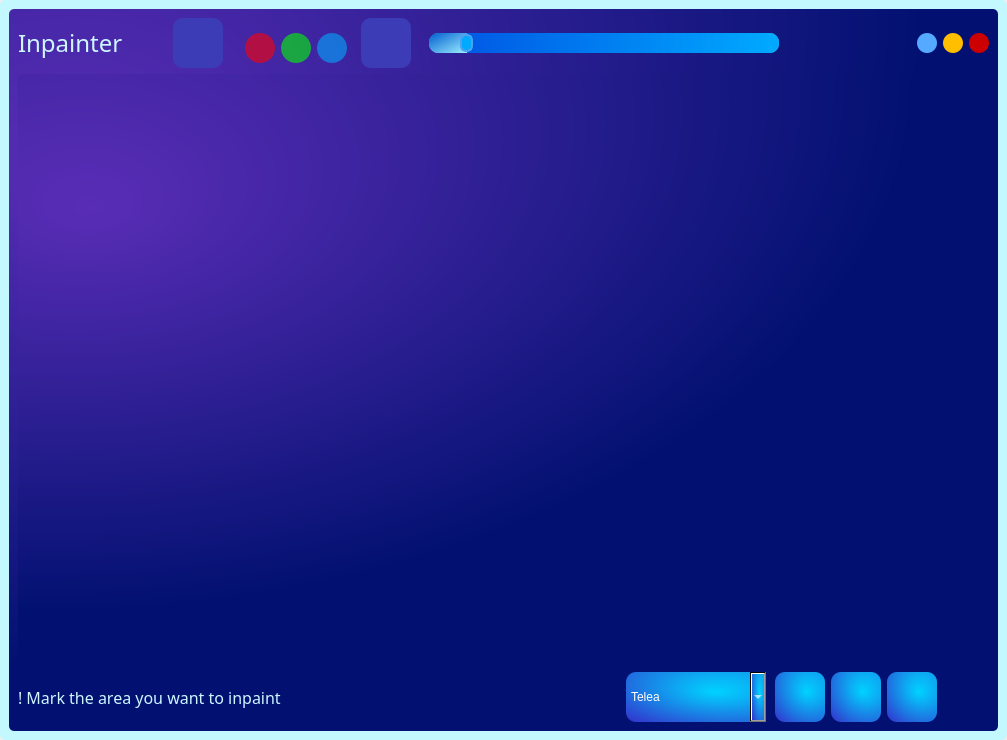
<?xml version="1.0" encoding="UTF-8"?>
<ui version="4.0">
 <class>MainWindow</class>
 <widget class="QMainWindow" name="MainWindow">
  <property name="enabled">
   <bool>true</bool>
  </property>
  <property name="geometry">
   <rect>
    <x>0</x>
    <y>0</y>
    <width>1007</width>
    <height>740</height>
   </rect>
  </property>
  <property name="sizePolicy">
   <sizepolicy hsizetype="Expanding" vsizetype="Expanding">
    <horstretch>0</horstretch>
    <verstretch>0</verstretch>
   </sizepolicy>
  </property>
  <property name="minimumSize">
   <size>
    <width>1007</width>
    <height>740</height>
   </size>
  </property>
  <property name="maximumSize">
   <size>
    <width>1920</width>
    <height>1080</height>
   </size>
  </property>
  <property name="mouseTracking">
   <bool>false</bool>
  </property>
  <property name="focusPolicy">
   <enum>Qt::ClickFocus</enum>
  </property>
  <property name="windowTitle">
   <string>Inpainter</string>
  </property>
  <property name="windowIcon">
   <iconset resource="resources/inpainter_resources.qrc">
    <normaloff>:/icons/brush_icon.png</normaloff>:/icons/brush_icon.png</iconset>
  </property>
  <property name="styleSheet">
   <string notr="true"/>
  </property>
  <widget class="QWidget" name="main_widget">
   <property name="sizePolicy">
    <sizepolicy hsizetype="Fixed" vsizetype="Fixed">
     <horstretch>0</horstretch>
     <verstretch>0</verstretch>
    </sizepolicy>
   </property>
   <property name="styleSheet">
    <string notr="true">background-color: rgb(196, 248, 255);
border-radius: 5px;</string>
   </property>
   <layout class="QGridLayout" name="gridLayout">
    <item row="1" column="0">
     <widget class="QFrame" name="main_frame">
      <property name="sizePolicy">
       <sizepolicy hsizetype="Expanding" vsizetype="Expanding">
        <horstretch>0</horstretch>
        <verstretch>0</verstretch>
       </sizepolicy>
      </property>
      <property name="minimumSize">
       <size>
        <width>987</width>
        <height>720</height>
       </size>
      </property>
      <property name="acceptDrops">
       <bool>false</bool>
      </property>
      <property name="styleSheet">
       <string notr="true">QFrame{
background-color: qradialgradient(spread:pad, cx:0.016, cy:0, radius:0.907, fx:0.075, fy:0.227273, stop:0 rgba(89, 45, 182, 255), stop:1 rgba(2, 17, 113, 255));
}
QLabel{
font-family : &quot;Source Serif Pro SemiBold&quot;;
}
</string>
      </property>
      <property name="frameShape">
       <enum>QFrame::NoFrame</enum>
      </property>
      <property name="frameShadow">
       <enum>QFrame::Raised</enum>
      </property>
      <layout class="QGridLayout" name="gridLayout_2">
       <item row="0" column="35">
        <widget class="QPushButton" name="max_button">
         <property name="sizePolicy">
          <sizepolicy hsizetype="Preferred" vsizetype="Preferred">
           <horstretch>0</horstretch>
           <verstretch>0</verstretch>
          </sizepolicy>
         </property>
         <property name="minimumSize">
          <size>
           <width>20</width>
           <height>20</height>
          </size>
         </property>
         <property name="maximumSize">
          <size>
           <width>20</width>
           <height>20</height>
          </size>
         </property>
         <property name="font">
          <font>
           <family>Source Serif Pro SemiBold</family>
           <pointsize>14</pointsize>
           <weight>75</weight>
           <bold>true</bold>
          </font>
         </property>
         <property name="layoutDirection">
          <enum>Qt::RightToLeft</enum>
         </property>
         <property name="styleSheet">
          <string notr="true">QPushButton{
border-radius: 10px;
color: rgb(255, 191, 0);
background-color: rgb(255, 191, 0);
}
QPushButton:hover{
color:rgb(255, 191, 0);
background-color:rgba(255, 191, 0, 150)
}
QPushButton:pressed{
color:rgba(255, 191, 0, 55);
background-color:rgba(255, 191, 0, 55);
}
</string>
         </property>
         <property name="text">
          <string>¤</string>
         </property>
        </widget>
       </item>
       <item row="1" column="0" colspan="37">
        <widget class="QFrame" name="view_frame">
         <property name="sizePolicy">
          <sizepolicy hsizetype="Expanding" vsizetype="Expanding">
           <horstretch>0</horstretch>
           <verstretch>0</verstretch>
          </sizepolicy>
         </property>
         <property name="minimumSize">
          <size>
           <width>969</width>
           <height>573</height>
          </size>
         </property>
         <property name="mouseTracking">
          <bool>true</bool>
         </property>
         <property name="styleSheet">
          <string notr="true">QScrollBar{
background: rgb(0, 170, 255);
}
</string>
         </property>
         <property name="frameShape">
          <enum>QFrame::NoFrame</enum>
         </property>
         <property name="frameShadow">
          <enum>QFrame::Plain</enum>
         </property>
        </widget>
       </item>
       <item row="0" column="0">
        <widget class="QLabel" name="title_label">
         <property name="sizePolicy">
          <sizepolicy hsizetype="Preferred" vsizetype="Preferred">
           <horstretch>0</horstretch>
           <verstretch>0</verstretch>
          </sizepolicy>
         </property>
         <property name="minimumSize">
          <size>
           <width>150</width>
           <height>21</height>
          </size>
         </property>
         <property name="maximumSize">
          <size>
           <width>197</width>
           <height>56</height>
          </size>
         </property>
         <property name="font">
          <font>
           <family>Fira Code SemiBold</family>
           <pointsize>18</pointsize>
           <weight>7</weight>
           <italic>false</italic>
           <bold>false</bold>
          </font>
         </property>
         <property name="styleSheet">
          <string notr="true">background-color: none;
color: rgb(205, 246, 255);
font: 63 18pt &quot;Fira Code SemiBold&quot;;</string>
         </property>
         <property name="text">
          <string>Inpainter</string>
         </property>
        </widget>
       </item>
       <item row="2" column="0" colspan="21">
        <widget class="QLabel" name="info_label">
         <property name="sizePolicy">
          <sizepolicy hsizetype="Minimum" vsizetype="Minimum">
           <horstretch>0</horstretch>
           <verstretch>0</verstretch>
          </sizepolicy>
         </property>
         <property name="minimumSize">
          <size>
           <width>400</width>
           <height>21</height>
          </size>
         </property>
         <property name="maximumSize">
          <size>
           <width>801</width>
           <height>56</height>
          </size>
         </property>
         <property name="font">
          <font>
           <family>Fira Code SemiBold</family>
           <pointsize>12</pointsize>
           <weight>7</weight>
           <italic>false</italic>
           <bold>false</bold>
          </font>
         </property>
         <property name="styleSheet">
          <string notr="true">background-color: none;
color: rgb(205, 246, 255);
font: 63 12pt &quot;Fira Code SemiBold&quot;;</string>
         </property>
         <property name="text">
          <string>! Mark the area you want to inpaint</string>
         </property>
        </widget>
       </item>
       <item row="0" column="36">
        <widget class="QPushButton" name="back_button">
         <property name="sizePolicy">
          <sizepolicy hsizetype="Preferred" vsizetype="Preferred">
           <horstretch>0</horstretch>
           <verstretch>0</verstretch>
          </sizepolicy>
         </property>
         <property name="minimumSize">
          <size>
           <width>20</width>
           <height>20</height>
          </size>
         </property>
         <property name="maximumSize">
          <size>
           <width>20</width>
           <height>20</height>
          </size>
         </property>
         <property name="font">
          <font>
           <family>Droid Sans Fallback</family>
           <pointsize>10</pointsize>
           <weight>75</weight>
           <bold>true</bold>
          </font>
         </property>
         <property name="layoutDirection">
          <enum>Qt::RightToLeft</enum>
         </property>
         <property name="styleSheet">
          <string notr="true">QPushButton{
border-radius: 10px;
color: rgb(204,0,0);
background-color: rgb(204, 0, 0);
}
QPushButton:hover{
color:rgb(204, 0, 0);
background-color:rgba(204, 0, 0, 150)
}
QPushButton:pressed{
color: rgba(204, 0, 0, 55);
background-color:rgba(204, 0, 0, 55)
}
</string>
         </property>
         <property name="text">
          <string>X</string>
         </property>
        </widget>
       </item>
       <item row="2" column="33">
        <widget class="QPushButton" name="save_button">
         <property name="sizePolicy">
          <sizepolicy hsizetype="Fixed" vsizetype="Fixed">
           <horstretch>0</horstretch>
           <verstretch>0</verstretch>
          </sizepolicy>
         </property>
         <property name="minimumSize">
          <size>
           <width>50</width>
           <height>50</height>
          </size>
         </property>
         <property name="maximumSize">
          <size>
           <width>50</width>
           <height>50</height>
          </size>
         </property>
         <property name="toolTip">
          <string>save image</string>
         </property>
         <property name="styleSheet">
          <string notr="true">QPushButton{
border-image: url(:/icons/save_icon.png) 1 1 1 1;
border-radius: 10px;
background-color:qradialgradient(spread:repeat, cx:1, cy:0, radius:1.799, fx:0.624, fy:0.403, stop:0 rgba(0, 210, 255, 255), stop:0.642045 rgba(48, 59, 207, 255));
}
QPushButton:hover{
background-color:qlineargradient(spread:repeat, x1:0, y1:0, x2:1, y2:1, stop:0 rgba(0, 2, 102, 255), stop:1 rgba(0, 170, 255, 255));
}
QPushButton:pressed{
background-color:qlineargradient(spread:repeat, x1:0, y1:0, x2:1, y2:1, stop:0 rgba(0, 29, 90, 255), stop:1 rgba(0, 105, 158, 255));
}</string>
         </property>
         <property name="text">
          <string/>
         </property>
        </widget>
       </item>
       <item row="0" column="34">
        <widget class="QPushButton" name="min_button">
         <property name="sizePolicy">
          <sizepolicy hsizetype="Preferred" vsizetype="Preferred">
           <horstretch>0</horstretch>
           <verstretch>0</verstretch>
          </sizepolicy>
         </property>
         <property name="minimumSize">
          <size>
           <width>20</width>
           <height>20</height>
          </size>
         </property>
         <property name="maximumSize">
          <size>
           <width>20</width>
           <height>20</height>
          </size>
         </property>
         <property name="font">
          <font>
           <family>Source Serif Pro SemiBold</family>
           <pointsize>18</pointsize>
           <weight>75</weight>
           <bold>true</bold>
          </font>
         </property>
         <property name="layoutDirection">
          <enum>Qt::RightToLeft</enum>
         </property>
         <property name="styleSheet">
          <string notr="true">QPushButton{
border-radius: 10px;
color: rgb(85, 170, 255);
background-color: rgb(85, 170, 255)
}
QPushButton:hover{
color:rgb(85, 170, 255);
background-color:rgba(85, 170, 255, 150)
}
QPushButton:pressed{
color:rgba(85, 170, 255, 55);
background-color:rgba(85, 170, 255, 55)
}
</string>
         </property>
         <property name="text">
          <string>-</string>
         </property>
        </widget>
       </item>
       <item row="2" column="34">
        <widget class="QPushButton" name="inpaint_button">
         <property name="sizePolicy">
          <sizepolicy hsizetype="Fixed" vsizetype="Fixed">
           <horstretch>0</horstretch>
           <verstretch>0</verstretch>
          </sizepolicy>
         </property>
         <property name="minimumSize">
          <size>
           <width>50</width>
           <height>50</height>
          </size>
         </property>
         <property name="maximumSize">
          <size>
           <width>50</width>
           <height>50</height>
          </size>
         </property>
         <property name="toolTip">
          <string>press here to inpaint the marked area</string>
         </property>
         <property name="styleSheet">
          <string notr="true">QPushButton{
border-image: url(:/icons/done_icon.png) 1 1 1 1;
border-radius: 10px;
background-color:qradialgradient(spread:repeat, cx:1, cy:0, radius:1.799, fx:0.624, fy:0.403, stop:0 rgba(0, 210, 255, 255), stop:0.642045 rgba(48, 59, 207, 255));
}
QPushButton:hover{
background-color:qlineargradient(spread:repeat, x1:0, y1:0, x2:1, y2:1, stop:0 rgba(0, 2, 102, 255), stop:1 rgba(0, 170, 255, 255));
}
QPushButton:pressed{
background-color:qlineargradient(spread:repeat, x1:0, y1:0, x2:1, y2:1, stop:0 rgba(0, 29, 90, 255), stop:1 rgba(0, 105, 158, 255));
}</string>
         </property>
         <property name="text">
          <string/>
         </property>
        </widget>
       </item>
       <item row="2" column="32">
        <widget class="QPushButton" name="reset_button">
         <property name="sizePolicy">
          <sizepolicy hsizetype="Fixed" vsizetype="Fixed">
           <horstretch>0</horstretch>
           <verstretch>0</verstretch>
          </sizepolicy>
         </property>
         <property name="minimumSize">
          <size>
           <width>50</width>
           <height>50</height>
          </size>
         </property>
         <property name="maximumSize">
          <size>
           <width>50</width>
           <height>50</height>
          </size>
         </property>
         <property name="toolTip">
          <string>undo all operations</string>
         </property>
         <property name="styleSheet">
          <string notr="true">QPushButton{
border-image: url(:/icons/reset_icon.png) 1 1 1 1;
border-radius: 10px;
background-color:qradialgradient(spread:repeat, cx:1, cy:0, radius:1.799, fx:0.624, fy:0.403, stop:0 rgba(0, 210, 255, 255), stop:0.642045 rgba(48, 59, 207, 255));
}
QPushButton:hover{
background-color:qlineargradient(spread:repeat, x1:0, y1:0, x2:1, y2:1, stop:0 rgba(0, 2, 102, 255), stop:1 rgba(0, 170, 255, 255));
}
QPushButton:pressed{
background-color:qlineargradient(spread:repeat, x1:0, y1:0, x2:1, y2:1, stop:0 rgba(0, 29, 90, 255), stop:1 rgba(0, 105, 158, 255));
}</string>
         </property>
         <property name="text">
          <string/>
         </property>
        </widget>
       </item>
       <item row="2" column="28">
        <widget class="QComboBox" name="choose_method">
         <property name="minimumSize">
          <size>
           <width>140</width>
           <height>50</height>
          </size>
         </property>
         <property name="toolTip">
          <string>select algorithm for inpainting</string>
         </property>
         <property name="styleSheet">
          <string notr="true">font: 63 11pt &quot;Fira Code SemiBold&quot;;
color:rgb(255, 255, 255);
border-radius: 10px;
background:qradialgradient(spread:repeat, cx:1, cy:0, radius:1.799, fx:0.624, fy:0.403, stop:0 rgba(0, 210, 255, 255), stop:0.642045 rgba(48, 59, 207, 255))</string>
         </property>
         <property name="duplicatesEnabled">
          <bool>false</bool>
         </property>
         <item>
          <property name="text">
           <string>Telea</string>
          </property>
         </item>
         <item>
          <property name="text">
           <string>Navier-Stokes</string>
          </property>
         </item>
        </widget>
       </item>
       <item row="0" column="8">
        <widget class="QPushButton" name="green_marker">
         <property name="sizePolicy">
          <sizepolicy hsizetype="Preferred" vsizetype="Preferred">
           <horstretch>0</horstretch>
           <verstretch>0</verstretch>
          </sizepolicy>
         </property>
         <property name="minimumSize">
          <size>
           <width>30</width>
           <height>30</height>
          </size>
         </property>
         <property name="maximumSize">
          <size>
           <width>20</width>
           <height>20</height>
          </size>
         </property>
         <property name="font">
          <font>
           <family>Source Serif Pro SemiBold</family>
           <pointsize>18</pointsize>
           <weight>75</weight>
           <bold>true</bold>
          </font>
         </property>
         <property name="toolTip">
          <string>green marker</string>
         </property>
         <property name="layoutDirection">
          <enum>Qt::RightToLeft</enum>
         </property>
         <property name="styleSheet">
          <string notr="true">QPushButton{
border-radius: 15px;
color: rgb(85, 170, 255);
background-color: rgba(0,255, 0,150)
}
QPushButton:hover{
color:rgb(85, 170, 255);
background-color:rgba(0,255, 0,200);
}
QPushButton:pressed{
color:rgba(85, 170, 255, 55);
background-color:rgba(0,255,0,50);
}
QPushButton[selected=true]{
background-color:rgba(0,255,0,200);
border: 2px solid rgb(255, 134, 227);
}
</string>
         </property>
         <property name="text">
          <string/>
         </property>
        </widget>
       </item>
       <item row="0" column="9">
        <widget class="QPushButton" name="blue_marker">
         <property name="sizePolicy">
          <sizepolicy hsizetype="Preferred" vsizetype="Preferred">
           <horstretch>0</horstretch>
           <verstretch>0</verstretch>
          </sizepolicy>
         </property>
         <property name="minimumSize">
          <size>
           <width>30</width>
           <height>30</height>
          </size>
         </property>
         <property name="maximumSize">
          <size>
           <width>20</width>
           <height>20</height>
          </size>
         </property>
         <property name="font">
          <font>
           <family>Source Serif Pro SemiBold</family>
           <pointsize>18</pointsize>
           <weight>75</weight>
           <bold>true</bold>
          </font>
         </property>
         <property name="toolTip">
          <string>blue marker</string>
         </property>
         <property name="layoutDirection">
          <enum>Qt::RightToLeft</enum>
         </property>
         <property name="styleSheet">
          <string notr="true">QPushButton{
border-radius: 15px;
color: rgb(85, 170, 255);
background-color: rgba(0, 170, 255,150);
}
QPushButton:hover{
color:rgb(85, 170, 255);
background-color:rgba(0, 170,255,200);
}
QPushButton:pressed{
color:rgba(85, 170, 255, 55);
background-color:rgba(0,170,200,50);
}
QPushButton[selected=true]{
background-color:rgba(0, 170,200,200);
border: 2px solid rgb(255, 134, 227);
}
</string>
         </property>
         <property name="text">
          <string/>
         </property>
        </widget>
       </item>
       <item row="0" column="16">
        <widget class="QSlider" name="marker_width_slider">
         <property name="sizePolicy">
          <sizepolicy hsizetype="Expanding" vsizetype="Fixed">
           <horstretch>0</horstretch>
           <verstretch>0</verstretch>
          </sizepolicy>
         </property>
         <property name="minimumSize">
          <size>
           <width>350</width>
           <height>40</height>
          </size>
         </property>
         <property name="maximumSize">
          <size>
           <width>600</width>
           <height>40</height>
          </size>
         </property>
         <property name="toolTip">
          <string>width of marker or eraser</string>
         </property>
         <property name="toolTipDuration">
          <number>-1</number>
         </property>
         <property name="styleSheet">
          <string notr="true">QSlider{
background-color: None;
}


QSlider::groove:horizontal {
border: 1px solid #999999;
height: 18px;
border-radius: 9px;
}

QSlider::handle:horizontal {
width: 9px;
height:18px;
background:rgb(0, 170, 255);
border-radius: 6px;
border: 2px solid rgb(80, 160, 240);
}

QSlider::add-page:qlineargradient {
background:qlineargradient(spread:repeat, x1:0, y1:0, x2:1, y2:0, stop:0 rgba(0, 91, 229, 255), stop:1 rgba(0, 170, 255, 255));
border-top-right-radius: 9px;
border-bottom-right-radius: 9px;
border-top-left-radius: 0px;
border-bottom-left-radius: 0px;
}

QSlider::sub-page:qlineargradient {
background:qlineargradient(spread:pad, x1:0, y1:0, x2:1, y2:1, stop:0 rgba(0, 93, 208, 255), stop:1 rgba(156, 239, 255, 255));
border-top-right-radius: 0px;
border-bottom-right-radius: 0px;
border-top-left-radius: 9px;
border-bottom-left-radius: 9px;
}</string>
         </property>
         <property name="minimum">
          <number>1</number>
         </property>
         <property name="maximum">
          <number>100</number>
         </property>
         <property name="sliderPosition">
          <number>10</number>
         </property>
         <property name="orientation">
          <enum>Qt::Horizontal</enum>
         </property>
         <property name="invertedAppearance">
          <bool>false</bool>
         </property>
         <property name="invertedControls">
          <bool>false</bool>
         </property>
         <property name="tickPosition">
          <enum>QSlider::NoTicks</enum>
         </property>
        </widget>
       </item>
       <item row="0" column="5">
        <widget class="QPushButton" name="pen_button">
         <property name="sizePolicy">
          <sizepolicy hsizetype="Fixed" vsizetype="Fixed">
           <horstretch>0</horstretch>
           <verstretch>0</verstretch>
          </sizepolicy>
         </property>
         <property name="minimumSize">
          <size>
           <width>50</width>
           <height>50</height>
          </size>
         </property>
         <property name="maximumSize">
          <size>
           <width>50</width>
           <height>50</height>
          </size>
         </property>
         <property name="toolTip">
          <string>marker</string>
         </property>
         <property name="toolTipDuration">
          <number>-1</number>
         </property>
         <property name="styleSheet">
          <string notr="true">QPushButton{
border-image: url(:/icons/brush_icon.png) 1 1 1 1;
border-radius: 10px;
background-color:rgb(60, 60, 182);
}
QPushButton[selected=true]{
background-color:rgb(85, 85, 255);
}
</string>
         </property>
         <property name="text">
          <string/>
         </property>
        </widget>
       </item>
       <item row="0" column="7">
        <widget class="QPushButton" name="red_marker">
         <property name="sizePolicy">
          <sizepolicy hsizetype="Preferred" vsizetype="Preferred">
           <horstretch>0</horstretch>
           <verstretch>0</verstretch>
          </sizepolicy>
         </property>
         <property name="minimumSize">
          <size>
           <width>30</width>
           <height>30</height>
          </size>
         </property>
         <property name="maximumSize">
          <size>
           <width>20</width>
           <height>20</height>
          </size>
         </property>
         <property name="font">
          <font>
           <family>Source Serif Pro SemiBold</family>
           <pointsize>18</pointsize>
           <weight>75</weight>
           <bold>true</bold>
          </font>
         </property>
         <property name="toolTip">
          <string>red marker</string>
         </property>
         <property name="layoutDirection">
          <enum>Qt::RightToLeft</enum>
         </property>
         <property name="styleSheet">
          <string notr="true">QPushButton{
border-radius: 15px;
color: rgb(85, 170, 255);
background-color: rgba(255, 0, 0,150)
}
QPushButton:hover{
color:rgb(85, 170, 255);
background-color:rgba(255, 0, 0,200);
}
QPushButton:pressed{
color:rgba(85, 170, 255, 55);
background-color:rgba(255, 0, 0,50);
}
QPushButton[selected=true]{
background-color:rgba(255, 0, 0,200);
border: 2px solid rgb(255, 134, 227);
}
</string>
         </property>
         <property name="text">
          <string/>
         </property>
        </widget>
       </item>
       <item row="0" column="13">
        <widget class="QPushButton" name="eraser_button">
         <property name="sizePolicy">
          <sizepolicy hsizetype="Fixed" vsizetype="Fixed">
           <horstretch>0</horstretch>
           <verstretch>0</verstretch>
          </sizepolicy>
         </property>
         <property name="minimumSize">
          <size>
           <width>50</width>
           <height>50</height>
          </size>
         </property>
         <property name="maximumSize">
          <size>
           <width>50</width>
           <height>50</height>
          </size>
         </property>
         <property name="toolTip">
          <string>eraser</string>
         </property>
         <property name="toolTipDuration">
          <number>-1</number>
         </property>
         <property name="styleSheet">
          <string notr="true">QPushButton{
border-image: url(:/icons/eraser_icon.png) 1 1 1 1;
border-radius: 10px;
background-color:rgb(60, 60, 182);
}
QPushButton[selected=true]{
background-color:rgb(85, 85, 255);
}

</string>
         </property>
         <property name="text">
          <string/>
         </property>
        </widget>
       </item>
      </layout>
     </widget>
    </item>
   </layout>
  </widget>
 </widget>
 <resources>
  <include location="resources/inpainter_resources.qrc"/>
 </resources>
 <connections/>
</ui>
